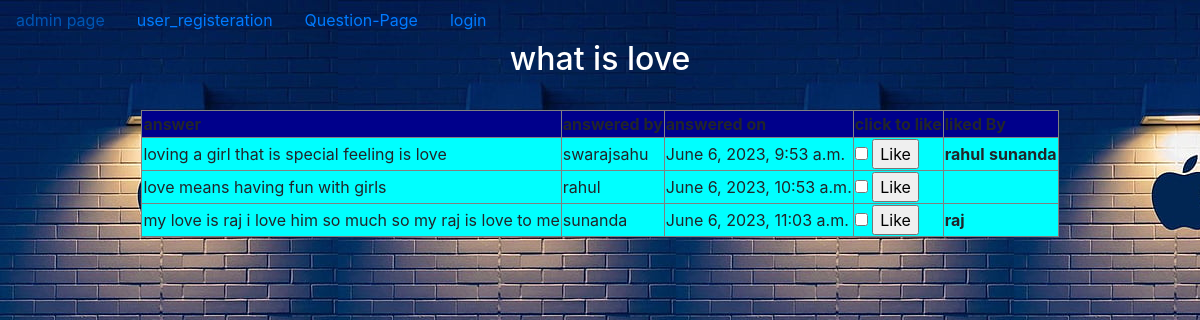
Page /2/ on the committed database.
### app/models.py (models this page shows, shortened)
class Question(models.Model):
    title = models.CharField(max_length=255)
    description = models.TextField()
    user = models.ForeignKey(User, on_delete=models.CASCADE)
    created_at = models.DateTimeField(auto_now_add=True)

class Answer(models.Model):
    question = models.ForeignKey(Question, on_delete=models.CASCADE ,related_name='question')
    description = models.TextField()
    user = models.ForeignKey(User, on_delete=models.CASCADE)
    created_at = models.DateTimeField(auto_now_add=True)
    liked=models.ManyToManyField(User,default=None,blank=True,related_name='liked')

class Like(models.Model):
    answer = models.ForeignKey(Answer, on_delete=models.CASCADE,related_name='likes')
    user = models.ForeignKey(User, on_delete=models.CASCADE)
    value=models.CharField(choices=LIKE_CHOICES,default='Like',max_length=10)

### app/views.py (the view)
# urls.py: re_path('(?P<pk>\d+)/',QuestionDetail.as_view(),name='detail')
class QuestionDetail(DetailView):
    model =Question
    context_object_name='Qcl'

### templates/app/Question_detail.html (shortened to what this page needs)
{% extends 'app/dummy.html' %}
{% block body_block  %}
<center>
<h2 style="color: white;"> {{Qcl.title}} </h2><br>
<table border="1px">
    <tr>
        <th style="background-color: darkblue;">answer</th>
        <th style="background-color: darkblue;">answered by</th>
        <th style="background-color: darkblue;">answered on</th>
        <th style="background-color: darkblue;">click to like</th>
        <th style="background-color: darkblue;">liked By</th>
    </tr >
    {% for i in Qcl.question.all %}
        <tr>
        <td style="background-color: aqua;"> {{i.description}}</td>
        <td style="background-color: aqua;"> {{i.user}}</td>
        <td style="background-color: aqua;">{{i.created_at}}</td>
        <td style="background-color: aqua;"><form action="{% url 'like_post' %}" method="POST" class="ui form"  >
            <input  type="checkbox" name="cb" id="cb" value="{{i.pk}}" >
            <input type="submit" value="Like">
        </form></td>
        <td style="background-color: aqua;">
            {% for j in i.likes.all %}
                <b>{{j.user}}</b>
            {% endfor %}
        </td>
        </tr>
     {% endfor %}
</table>
</center>
{% endblock %}

### templates/app/dummy.html (shortened to what this page needs)
{% load static %}
<!doctype html>
<html lang="en">
  <head>
    <link rel="stylesheet" href="https://cdn.jsdelivr.net/npm/bootstrap@4.6.2/dist/css/bootstrap.min.css">
    <link rel="stylesheet" href="{% static 'images/appple.jpg' %}">
  </head>
  <body>
    <nav class="nav" >
        <a href="{% url 'admin:index' %}" class="nav-link">admin page</a>
        <a href="{% url 'user_registeration' %}" class="nav-link">user_registeration</a>
        <a href="{% url 'QuestionList' %}" class="nav-link">Question-Page</a>
        {% if user.is_authenticated %}
        <a href="{% url 'user_logout' %}" class="nav-link">User_Logout</a>
        <a href="{% url 'ask_question' %}"class="nav-link">AskQuestion</a>
        <a href="{% url 'answer_question' %}"class="nav-link">Answer The Question</a>
        {% else %}
        <a href="{% url 'user_login' %}" class="nav-link">login</a>
        {% endif %}
    </nav>
    {% block body_block %}
    {% endblock %}
  </body>
</html>

### rows in the picture
Question: title "what is love"
Answer: description "loving a girl that is special feeling is love", user "swarajsahu", created_at "June 6, 2023, 9:53 a.m."
Like: user "rahul"
Like: user "sunanda"
Answer: description "love means having fun with girls", user "rahul", created_at "June 6, 2023, 10:53 a.m."
Answer: description "my love is raj i love him so much so my raj is love to me", user "sunanda", created_at "June 6, 2023, 11:03 a.m."
Like: user "raj"
